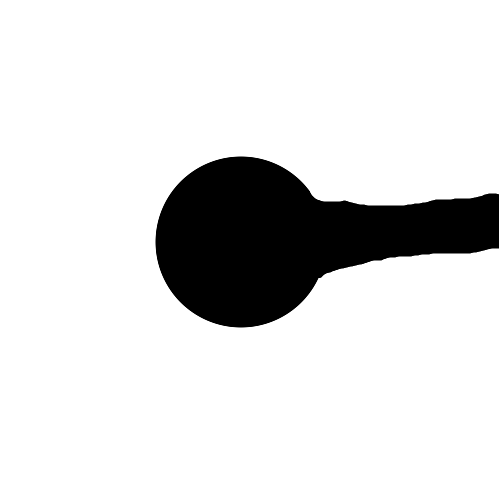
#> input picture Images/1.png, 499 x 480 px
$ python goToPoint.py
#> lines starting #> are read from the running program, lines starting #| are printed output that depends on the picture; after the words box and inside, x2 and y2 are one past the last pixel; in counts of white or black regions, pixels touching at a corner belong together
### localisation.py
#!/usr/bin/env python3
"""
Localization using conical mirror unwrapping and optical flow tracking.
Tracks X, Y displacement and rotation angle relative to starting position.
Supports optional ROI mask (black areas are ignored for feature detection).
Uses the optimized one-pass OpenCV remap from plane.py (build_combined_maps).
"""
import cv2
import numpy as np
import time
from pathlib import Path
import sys

sys.path.append(str(Path(__file__).parent))
from plane import (build_combined_maps, remap_frame, DEFAULTS)


def load_roi_mask(roi_source, target_size: int) -> np.ndarray | None:
    """Load and prepare an ROI mask for feature detection."""
#> called with roi_source = 'Images/1.png', target_size = 400
    if roi_source is None:
        return None
    if isinstance(roi_source, (str, Path)):
        mask = cv2.imread(str(roi_source), cv2.IMREAD_GRAYSCALE)
#> mask is the input picture: shape (480, 499); min 0, max 255, mean 219.9
        if mask is None:
            print(f"Warning: could not load ROI from {roi_source}, ignoring")
            return None
    elif isinstance(roi_source, np.ndarray):
        if len(roi_source.shape) == 3:
            mask = cv2.cvtColor(roi_source, cv2.COLOR_BGR2GRAY)
        else:
            mask = roi_source.copy()
    else:
        return None
    if mask.shape[0] != target_size or mask.shape[1] != target_size:
        mask = cv2.resize(mask, (target_size, target_size), interpolation=cv2.INTER_NEAREST)
#> mask: shape (400, 400)
    _, mask = cv2.threshold(mask, 10, 255, cv2.THRESH_BINARY)
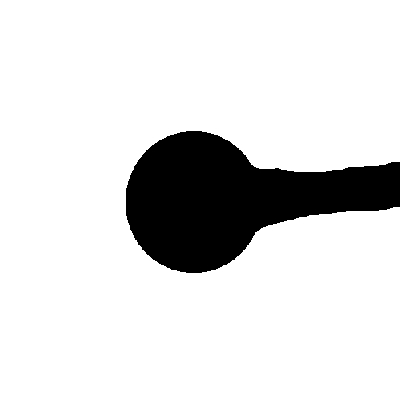
#> mask: shape (400, 400); 86.4% white; 1 black region, box (x1, y1, x2, y2) and area: (126, 131, 400, 273) 21752
    return mask


class ConicalLocalization:
    def __init__(self,
            cx: float = DEFAULTS["cx"],
            cy: float = DEFAULTS["cy"],
            outer_r: float = DEFAULTS["outer_r"],
            lens_deg: float = DEFAULTS["lens_deg"],
            cone_power: float = DEFAULTS["cone_power"],
            rotation_deg: float = DEFAULTS["rotation_deg"],
            top_size: int = DEFAULTS["top_size"],
            field_scale: float = DEFAULTS["field_scale"],
            roi: str | Path | np.ndarray | None = None,
            debug_mode: bool = True,
            background: tuple[int, int, int] = (0, 0, 0),
            interpolation: int = cv2.INTER_LINEAR,

            # New parameters for point filtering
            roi_margin: int = 10,      # Distance from ROI boundary to filter points
            edge_margin: int = 15,     # Distance from image edges to filter points
            min_features: int = 10,):    # Minimum features before re-detection

        self.cx = cx
        self.cy = cy
        self.outer_r = outer_r
        self.lens_deg = lens_deg
        self.cone_power = cone_power
        self.rotation_deg = rotation_deg
        self.top_size = top_size
        self.field_scale = field_scale
        self.debug_mode = debug_mode
        self.background = background
        self.interpolation = interpolation

        # Point filtering parameters
        self.roi_margin = roi_margin
        self.edge_margin = edge_margin
        self.min_features = min_features

        # Remap maps (built lazily on first frame)
        self.combined_map_x = None
        self.combined_map_y = None

        # ROI mask
        self.roi_mask = load_roi_mask(roi, top_size)
        if self.roi_mask is not None:
            active = int(np.count_nonzero(self.roi_mask))
#> active = 138248
            total = self.roi_mask.shape[0] * self.roi_mask.shape[1]
#> total = 160000
            print(f"ROI mask loaded: {active}/{total} ({100*active/total:.1f}%) active")
#| ROI mask loaded: 138248/160000 (86.4%) active
            # Erode ROI mask by roi_margin to create safe zone
            if roi_margin > 0:
                kernel = np.ones((roi_margin*2+1, roi_margin*2+1), np.uint8)
                self.roi_safe = cv2.erode(self.roi_mask, kernel, iterations=1)
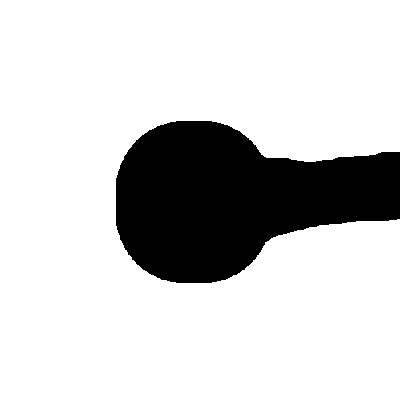
#> self.roi_safe: shape (400, 400); 81.2% white; 1 black region, box (x1, y1, x2, y2) and area: (116, 121, 400, 283) 30035
            else:
                self.roi_safe = self.roi_mask.copy()
        else:
            print("No ROI mask - all areas active")
            self.roi_safe = None

        # Optical flow parameters
        self.feature_params = dict(
            maxCorners=100,
            qualityLevel=0.4,
            minDistance=15,
            blockSize=12
        )
        self.lk_params = dict(
            winSize=(15, 15),
            maxLevel=2,
            criteria=(cv2.TERM_CRITERIA_EPS | cv2.TERM_CRITERIA_COUNT, 10, 0.07)
        )

        # State
        self.prev_gray = None
        self.p0 = None
        self.last_update_time = None
        self.frame_count = 0
        self.total_x = 0.0
        self.total_y = 0.0
        self.total_rotation = 0.0
        self.mask = None

    # [319 lines left out: functions _build_maps, unwrap_frame, filter_points, estimate_motion, initialize_tracking, create_roi_debug_overlay and 4 more, not called in this run]


# [2 lines that do not run on import are left out]

### goToPoint.py
#!/usr/bin/env python3
"""
Go-To-Point controller for differential drive robot.
Uses ConicalLocalization with Picamera2.
"""
import cv2
import numpy as np
import math
import time
import sys
from pathlib import Path

try:
    from picamera2 import Picamera2
    USE_PICAMERA = True
except ImportError:
    USE_PICAMERA = False
    print("Warning: picamera2 not found, falling back to cv2.VideoCapture")

from localisation import ConicalLocalization

# ==============================================================================
# НАСТРОЙКИ
# ==============================================================================
TARGET_X = 150.0
TARGET_Y = 100.0

KP_LINEAR = 0.8
KP_ANGULAR = 2.5
MAX_LINEAR_V = 50.0
MAX_ANGULAR_W = 1.5

DIST_TOLERANCE = 5.0
ANGLE_TOLERANCE = 0.1

WHEEL_BASE = 0.2

INVERT_Y = False
INVERT_THETA = False
INVERT_MOTORS = False

# ==============================================================================
# ВСПОМОГАТЕЛЬНЫЕ ФУНКЦИИ
# ==============================================================================
def normalize_angle(angle):
    while angle > math.pi:
        angle -= 2.0 * math.pi
    while angle < -math.pi:
        angle += 2.0 * math.pi
    return angle

def diff_drive_kinematics(v, omega, wheel_base):
    v_left = v - omega * (wheel_base / 2.0)
    v_right = v + omega * (wheel_base / 2.0)
    return v_left, v_right

def send_to_motors(v_left, v_right):
    pass

# ==============================================================================
# ГЛАВНЫЙ ЦИКЛ
# ==============================================================================
def main():
    locator = ConicalLocalization(
        rotation_deg=0.0,
        top_size=400,
        field_scale=0.70,
        roi="Images/1.png",
        debug_mode=True,
        background=(0, 0, 0),
        roi_margin=10,
        edge_margin=30,
        min_features=7,
    )

    # Инициализация камеры
    if USE_PICAMERA:
        picam2 = Picamera2()
        config = picam2.create_preview_configuration(main={"size": (640, 480)})
        picam2.configure(config)
        picam2.start()
        print("Picamera2 initialized")
    else:
        cap = cv2.VideoCapture("Images/vid2.mp4")
        if not cap.isOpened():
            print("Error: cannot open video")
            return

    print(f"Target: ({TARGET_X}, {TARGET_Y})")
    print("Press ESC to exit")

    arrived = False

    try:
        while True:
            # Захват кадра
            if USE_PICAMERA:
                frame = picam2.capture_array()
                frame = cv2.cvtColor(frame, cv2.COLOR_RGB2BGR)
            else:
                ret, frame = cap.read()
                if not ret:
                    break

            # Локализация
            unwrapped = locator.unwrap_frame(frame)
            total_x, total_y, rotation_deg, frame_vis = locator.track_displacement(unwrapped)

            current_x = total_x
            current_y = -total_y if INVERT_Y else total_y
            current_theta = math.radians(-rotation_deg if INVERT_THETA else rotation_deg)

            # Геометрия
            dx = TARGET_X - current_x
            dy = TARGET_Y - current_y
            distance = math.hypot(dx, dy)
            target_angle = math.atan2(dy, dx)
            heading_error = normalize_angle(target_angle - current_theta)

            # Управление
            if distance < DIST_TOLERANCE:
                v_cmd, w_cmd = 0.0, 0.0
                if not arrived:
                    print("🎯 TARGET REACHED!")
                    arrived = True
            else:
                w_cmd = KP_ANGULAR * heading_error
                v_cmd = KP_LINEAR * distance * math.cos(heading_error)

            w_cmd = max(-MAX_ANGULAR_W, min(MAX_ANGULAR_W, w_cmd))
            v_cmd = max(0.0, min(MAX_LINEAR_V, v_cmd))

            # Кинематика
            v_left, v_right = diff_drive_kinematics(v_cmd, w_cmd, WHEEL_BASE)
            if INVERT_MOTORS:
                v_left, v_right = v_right, v_left

            send_to_motors(v_left, v_right)

            # Визуализация
            h, w = frame_vis.shape[:2]
            center = (w // 2, h // 2)

            robot_heading_line_end = (
                int(center[0] + 50 * math.cos(current_theta)),
                int(center[1] - 50 * math.sin(current_theta))
            )
            cv2.line(frame_vis, center, robot_heading_line_end, (255, 0, 0), 2)

            scale = 2.0
            target_pt = (int(center[0] + dx * scale), int(center[1] - dy * scale))
            cv2.line(frame_vis, center, target_pt, (0, 255, 0), 2)
            cv2.circle(frame_vis, target_pt, 8, (0, 255, 255), -1)

            cv2.putText(frame_vis, f"Target: ({TARGET_X:.0f}, {TARGET_Y:.0f})", (10, 180), cv2.FONT_HERSHEY_SIMPLEX, 0.4, (255, 255, 255), 1)
            cv2.putText(frame_vis, f"Dist: {distance:.1f} | Err: {math.degrees(heading_error):.1f} deg", (10, 200), cv2.FONT_HERSHEY_SIMPLEX, 0.4, (255, 255, 255), 1)
            cv2.putText(frame_vis, f"Cmd: v={v_cmd:.1f}, w={w_cmd:.2f}", (10, 220), cv2.FONT_HERSHEY_SIMPLEX, 0.4, (0, 255, 255), 1)

            cv2.imshow('Go-To-Point Debug', frame_vis)

            if cv2.waitKey(30) == 27:
                break

    finally:
        if USE_PICAMERA:
            picam2.stop()
            picam2.close()
        else:
            cap.release()
        cv2.destroyAllWindows()
        send_to_motors(0.0, 0.0)

if __name__ == "__main__":
    main()
#> (the call stopped at in main, `picam2 = Picamera2()`: picamera2 is not available in this run)
